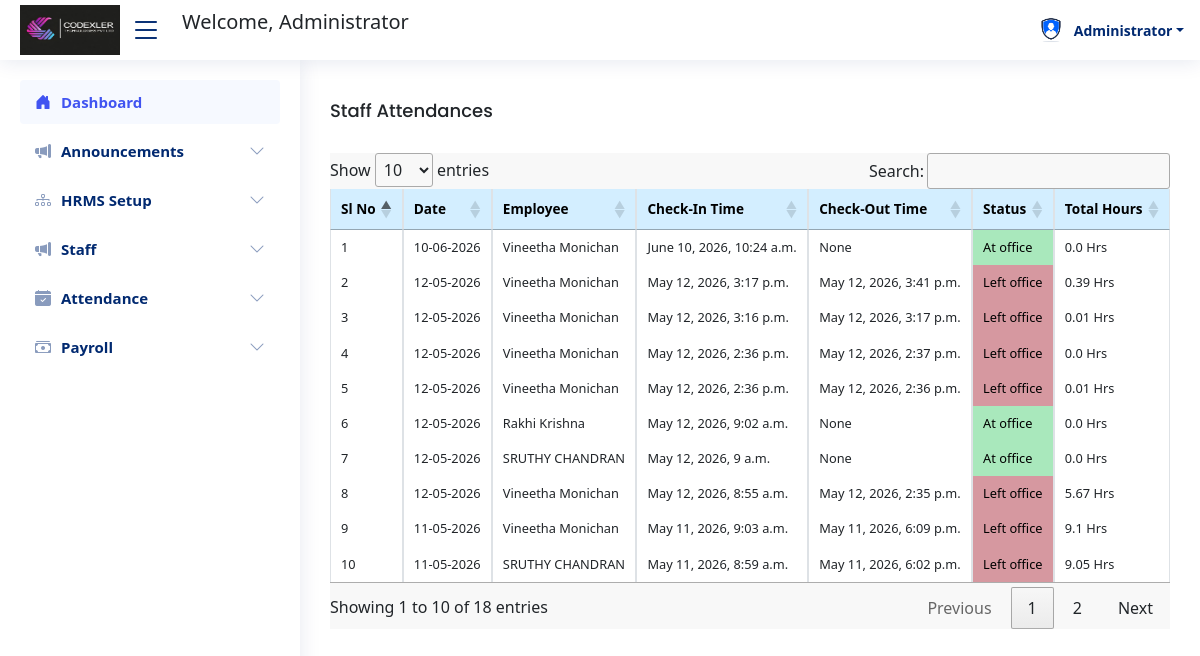
Page /view_attendance (signed in) on the earlier database version.
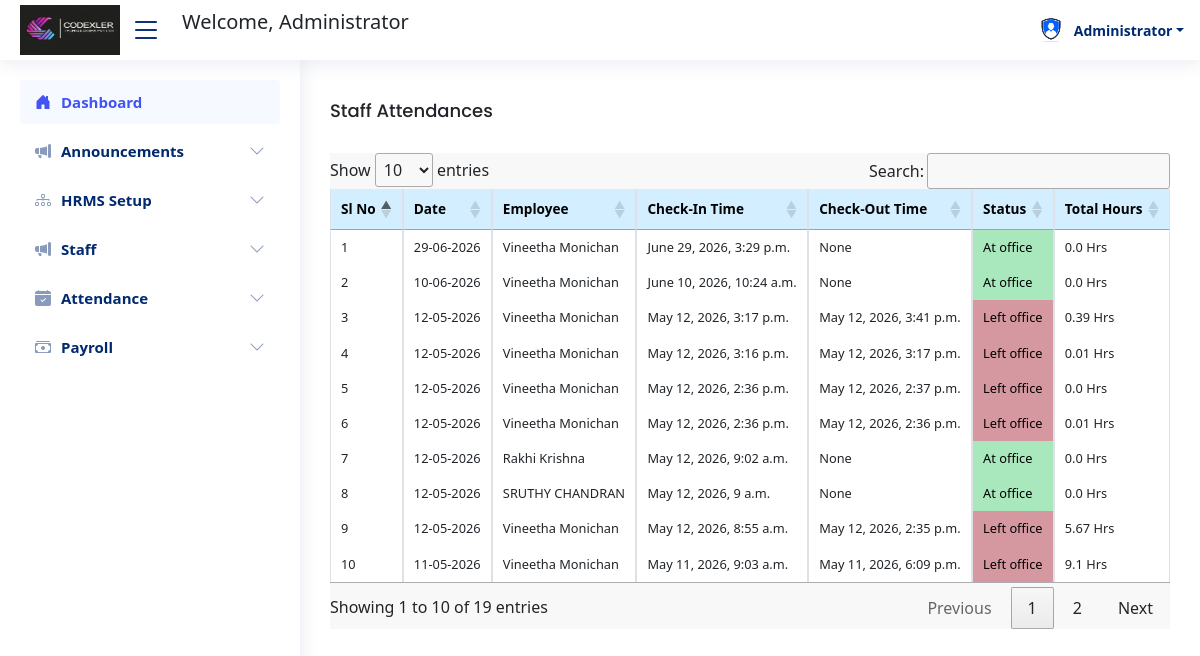
Same page on the later database version.
### codex_app/models.py (models this page shows, shortened)
class Registration(models.Model):
    Emp_Id = models.CharField(max_length=200, null=True, blank=True)
    First_name = models.CharField(max_length=200, null=True, blank=True)
    department = models.ForeignKey(
        Department,
        on_delete=models.SET_NULL,
        null=True,
        blank=True
    )
    designation = models.ForeignKey(
        Designation,
        on_delete=models.SET_NULL,
        null=True,
        blank=True
    )
    Email = models.EmailField(max_length=200, null=True, blank=True)
    Password = models.CharField(max_length=200, null=True, blank=True)
    Mobile_Number = models.CharField(max_length=200, null=True, blank=True)
    Registration_date = models.DateField(null=True, blank=True)
    Image = models.ImageField(upload_to='images/', null=True, blank=True)
    Gender = models.CharField(max_length=200, null=True, blank=True)
    Address = models.CharField(max_length=1000, null=True, blank=True)
    Location = models.CharField(max_length=1000, null=True, blank=True)
    User_role = models.CharField(max_length=200, null=True, blank=True)
    user = models.OneToOneField(
        User,
        on_delete=models.CASCADE,
        null=True,
        blank=True
    )

class Attendance(models.Model):
    employee = models.ForeignKey(
        Registration,
        on_delete=models.CASCADE,
        related_name="attendance_records",
        null=True,
        blank=True
    )
    date = models.DateField(default=now)
    check_in_time = models.DateTimeField(null=True, blank=True)
    check_out_time = models.DateTimeField(null=True, blank=True)
    status = models.CharField(
        max_length=50,
        choices=[
            ("Present", "Present"),
            ("Absent", "Absent"),
            ("Leave", "Leave")
        ],
        default="Present"
    )
    total_working_hours = models.FloatField(default=0.0)
    webcam_image_in = models.ImageField(
        upload_to='attendance_images/',
        null=True,
        blank=True
    )
    webcam_image_out = models.ImageField(
        upload_to='attendance_images/',
        null=True,
        blank=True
    )

### codex_app/views.py (the view)
# urls.py: path('view_attendance', views.view_attendance, name='view_attendance'),
def view_attendance(request):
    bok = Registration.objects.get(id=request.session['logg'])
    attendance = Attendance.objects.all()
    return render(request, 'view_attendance.html', {
        'attendance': attendance,
        'bok': bok
    })

### templates/view_attendance.html (shortened to what this page needs)
{% if bok.User_role == "admin" %}
{% include 'superadmin_navbar.html' %}
{% else %}
{% include 'admin_navbar.html' %}
{% endif %}
{% load static %}
<!DOCTYPE html>
<html lang="en">
<head>
    <link href="https://cdn.jsdelivr.net/npm/bootstrap@5.3.0/dist/css/bootstrap.min.css" rel="stylesheet">
    <link rel="stylesheet" href="https://pro.fontawesome.com/releases/v5.10.0/css/all.css">
    <link rel="stylesheet" href="https://cdn.datatables.net/1.13.4/css/jquery.dataTables.min.css">
</head>
<body>
  <main id="main" class="main">
    <div class="d-flex justify-content-between align-items-center mt-0.15">
        <h3 class="card-title">Staff Attendances</h3>
    </div>
    <div class="table-responsive mt-3" style="background-color: #f8f8f8;">
        <table id="attendanceTable" class="table table-sm table-bordered">
            <thead style="background-color: #D3EEFF; color: black; font-size: 0.85rem;">
                <tr>
                    <th style="background-color: #D3EEFF;color: black;">Sl No</th>
                    <th style="background-color: #D3EEFF;color: black;">Date</th>
                    <th style="background-color: #D3EEFF;color: black;">Employee</th>
                    <th style="background-color: #D3EEFF;color: black;">Check-In Time</th>
                    <th style="background-color: #D3EEFF;color: black;">Check-Out Time</th>
                    <th style="background-color: #D3EEFF;color: black;">Status</th>
                    <th style="background-color: #D3EEFF;color: black;">Total Hours</th>
                </tr>
            </thead>
            <tbody style="font-size: 0.8rem;">
                {% for record in attendance|dictsortreversed:"id" %}
                <tr class="record-row">
                    <td>{{ forloop.counter }}</td>
                    <td>{{ record.date|date:'d-m-Y' }}</td>
                    <td>{{ record.employee.First_name }}</td>
                    <td class="check_in_time">{{ record.check_in_time }}</td>
                    <td class="check_out_time">{{ record.check_out_time }}</td>
                    <td class="status">{{ record.status }}</td>
                    <td>{{ record.total_working_hours }} Hrs</td>
                </tr>
                {% endfor %}
            </tbody>
        </table>
    </div>
  </main>
</body>
</html>

### templates/superadmin_navbar.html (shortened to what this page needs)
{% load static %}
<!DOCTYPE html>
<html lang="en">
<head>
  <link rel="stylesheet" href="https://pro.fontawesome.com/releases/v5.10.0/css/all.css">
  <link rel="stylesheet" href="https://cdn.jsdelivr.net/npm/bootstrap@5.3.0/dist/css/bootstrap.min.css">
  <link rel="stylesheet" href="{% static 'assets/vendor/bootstrap-icons/bootstrap-icons.css' %}">
  <link rel="stylesheet" href="{% static 'assets/vendor/boxicons/css/boxicons.min.css' %}">
  <link rel="stylesheet" href="{% static 'assets/vendor/quill/quill.snow.css' %}">
  <link rel="stylesheet" href="{% static 'assets/vendor/remixicon/remixicon.css' %}">
  <link rel="stylesheet" href="{% static 'assets/vendor/simple-datatables/style.css' %}">
  <link rel="stylesheet" href="{% static 'assets/css/style.css' %}">
</head>
<body>
  <header id="header" class="header fixed-top d-flex align-items-center" >
    <div class="d-flex align-items-center justify-content-between" >
      <a href=""><img src="{% static 'logo_c_frame.jpeg' %}" width="100" height="50" alt=""></a>
      <i class="bi bi-list toggle-sidebar-btn"></i>
    </div>
    <div class="search-bar" >
      <p style="font-size:20px;">Welcome, {{ bok.First_name }}
     </p>
    </div>
    <nav class="header-nav ms-auto">
      <ul class="d-flex align-items-center" >
        <li class="nav-item dropdown pe-3" >
          <a class="nav-link nav-profile d-flex align-items-center pe-0" href="#" data-bs-toggle="dropdown" style="background-color: white;">
            <img src="/media/{{ bok.Image }}" alt="" width="30" style="background-color: white;">
            <span class="d-none d-md-block dropdown-toggle ps-2" style="background-color: white;">{{ bok.First_name }}</span>
          </a>
        </li>
      </ul>
    </nav>
  </header>
  <aside id="sidebar" class="sidebar" >
    <ul class="sidebar-nav" id="sidebar-nav">
      <li class="nav-item">
        <a class="nav-link {% if request.resolver_match.url_name == 'super_admin_home' %}active{% endif %}" href="{% url 'super_admin_home' %}" >
          <i class="bi bi-house-door-fill"></i> Dashboard
        </a>
      </li>
<li class="nav-item">
  <a class="nav-link collapsed"
     data-bs-toggle="collapse"
     href="#announcement-nav">
    <i class="bi bi-megaphone-fill"></i>
    <span>Announcements</span>
    <i class="bi bi-chevron-down ms-auto"></i>
  </a>
</li>
          <li class="nav-item">
    <a class="nav-link collapsed"
       data-bs-target="#hrms-nav"
       data-bs-toggle="collapse"
       href="#">
        <i class="bi bi-diagram-3"></i>
        <span>HRMS Setup</span>
        <i class="bi bi-chevron-down ms-auto"></i>
    </a>
</li>
        <li class="nav-item">
  <a class="nav-link collapsed"
     data-bs-toggle="collapse"
     href="#employee-nav">
    <i class="bi bi-megaphone-fill"></i>
    <span>Staff</span>
    <i class="bi bi-chevron-down ms-auto"></i>
  </a>
</li>
     <li class="nav-item">
    <a class="nav-link collapsed"
       data-bs-toggle="collapse"
       href="#attendanceMenu">
        <i class="bi bi-calendar-check-fill"></i>
        <span>Attendance</span>
        <i class="bi bi-chevron-down ms-auto"></i>
    </a>
</li>
<li class="nav-item">
  <a class="nav-link collapsed"
     data-bs-target="#payroll-nav"
     data-bs-toggle="collapse"
     href="#"
    >
    <i class="bi bi-cash-stack" ></i>
    Payroll
    <i class="bi bi-chevron-down ms-auto"></i>
  </a>
</li>
    </ul>
  </aside>
</body>
</html>

### static/assets/css/style.css (style rules this page uses)
:root { scroll-behavior: smooth; }
body { font-family: "Open Sans", sans-serif; background: #f6f9ff; color: #444444; }
a { color: #4154f1; text-decoration: none; }
h1, h2, h3, h4, h5, h6 { font-family: "Nunito", sans-serif; }
#main { margin-top: 60px; padding: 20px 30px; transition: all 0.3s; }
.card-title { padding: 20px 0 15px 0; font-size: 18px; font-weight: 500; color: #012970; font-family: "Poppins", sans-serif; }
.header { transition: all 0.5s; z-index: 997; height: 60px; box-shadow: 0px 2px 20px rgba(1, 41, 112, 0.1); background-color: #fff; padding-left: 20px; }
.header .toggle-sidebar-btn { font-size: 32px; padding-left: 10px; cursor: pointer; color: #012970; }
.header .search-bar { min-width: 360px; padding: 0 20px; }
.header-nav ul { list-style: none; }
.header-nav>ul { margin: 0; padding: 0; }
.header-nav .nav-profile { color: #012970; }
.header-nav .nav-profile img { max-height: 36px; }
.header-nav .nav-profile span { font-size: 14px; font-weight: 600; }
.sidebar { position: fixed; top: 60px; left: 0; bottom: 0; width: 300px; z-index: 996; transition: all 0.3s; padding: 20px; overflow-y: auto; scrollbar-width: thin; scrollbar-color: #aab7cf transparent; box-shadow: 0px 0px 20px rgba(1, 41, 112, 0.1); background-color: #fff; }
@media (min-width: 1200px) { #main, #footer { margin-left: 300px; } }
.sidebar-nav { padding: 0; margin: 0; list-style: none; }
.sidebar-nav li { padding: 0; margin: 0; list-style: none; }
.sidebar-nav .nav-item { margin-bottom: 5px; }
.sidebar-nav .nav-link { display: flex; align-items: center; font-size: 15px; font-weight: 600; color: #4154f1; transition: 0.3; background: #f6f9ff; padding: 10px 15px; border-radius: 4px; }
.sidebar-nav .nav-link i { font-size: 16px; margin-right: 10px; color: #4154f1; }
.sidebar-nav .nav-link.collapsed { color: #012970; background: #fff; }
.sidebar-nav .nav-link.collapsed i { color: #899bbd; }
.sidebar-nav .nav-link .bi-chevron-down { margin-right: 0; transition: transform 0.2s ease-in-out; }

Differences in the rows shown:
no longer on this page (row unchanged): Attendance: date "11-05-2026", employee.First_name "SRUTHY CHANDRAN", check_in_time "May 11, 2026, 8:59 a.m.", check_out_time "May 11, 2026, 6:02 p.m.", total_working_hours "9.05"
added Attendance: date "29-06-2026", employee.First_name "Vineetha Monichan", check_in_time "June 29, 2026, 3:29 p.m.", check_out_time "None", total_working_hours "0.0"
Other differences:
text written by a page script: "Show entries Search: Showing 1 to 10 of 18 entries Previous 1 2 Next" → "Show entries Search: Showing 1 to 10 of 19 entries Previous 1 2 Next"
